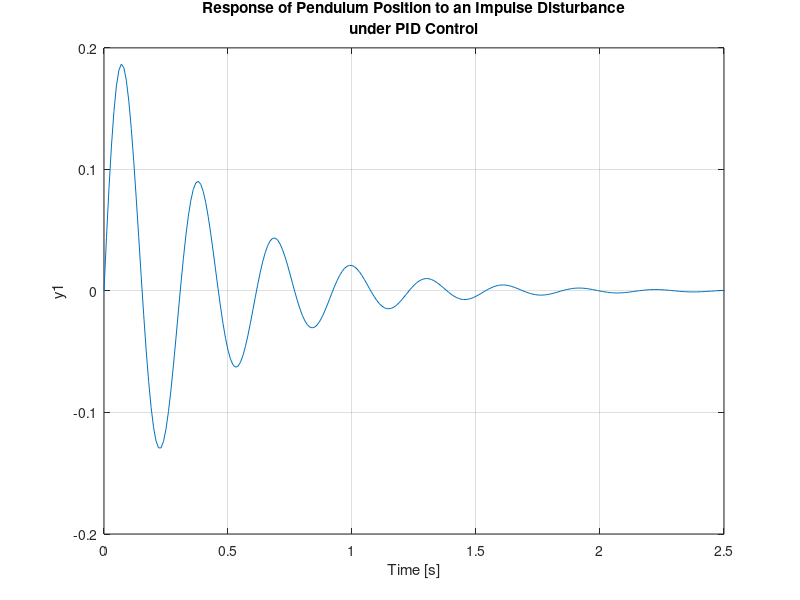

Write MATLAB code to recreate this figure.
% Based on http://ctms.engin.umich.edu/CTMS/index.php?example=InvertedPendulum&section=ControlPID

M = 0.5;
m = 0.2;
b = 0.1;
I = 0.006;
g = 9.8;
l = 0.3;
q = (M+m)*(I+m*l^2)-(m*l)^2;
s = tf('s');
P_pend = (m*l*s/q)/(s^3 + (b*(I + m*l^2))*s^2/q - ((M + m)*m*g*l)*s/q - b*m*g*l/q);

Kp = 100;
Ki = 1;
Kd = 1;
C = pid(Kp,Ki,Kd);
T = feedback(P_pend,C);
t=0:0.01:10;
impulse(T,t)
axis([0, 2.5, -0.2, 0.2]);
title({'Response of Pendulum Position to an Impulse Disturbance' ; 'under PID Control'});